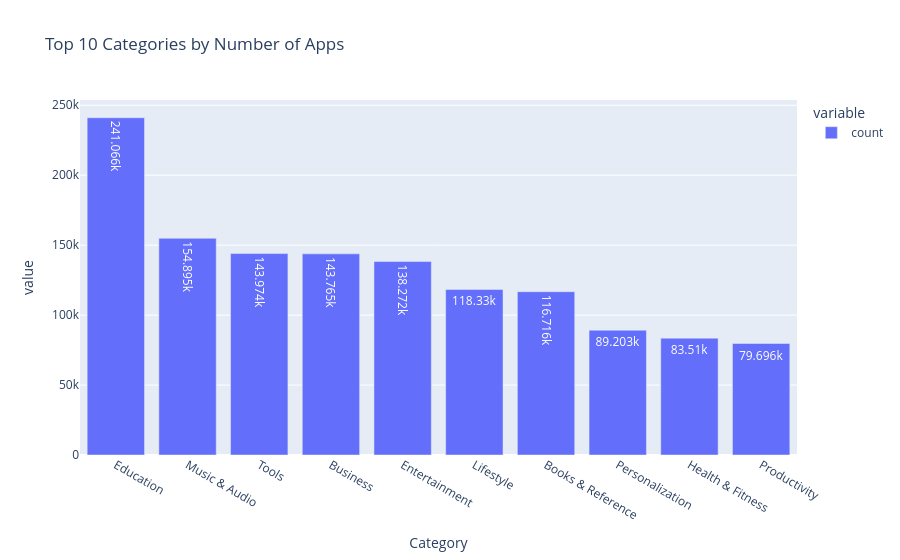

Here is the notebook cell this chart was saved with:
### Markdown cell above
Q6: What are the top 10 categories by number of apps?

### Code cell
px.bar(df['Category'].value_counts().head(10), text_auto=True, title='Top 10 Categories by Number of Apps')

### Figure 1 — Plotly figure (JSON) as saved in the notebook; plotly's stock layout.template omitted (floating-point values rounded to 4 significant figures)
{"data": [{"hovertemplate": "variable=count<br>Category=%{x}<br>value=%{y}<extra></extra>", "legendgroup": "count", "marker": {"color": "#636efa", "pattern": {"shape": ""}}, "name": "count", "orientation": "v", "showlegend": true, "textposition": "auto", "texttemplate": "%{y}", "type": "bar", "x": ["Education", "Music & Audio", "Tools", "Business", "Entertainment", "Lifestyle", "Books & Reference", "Personalization", "Health & Fitness", "Productivity"], "xaxis": "x", "y": [241066, 154895, 143974, 143765, 138272, 118330, 116716, 89203, 83510, 79696], "yaxis": "y"}], "layout": {"barmode": "relative", "legend": {"title": {"text": "variable"}, "tracegroupgap": 0}, "title": {"text": "Top 10 Categories by Number of Apps"}, "xaxis": {"anchor": "y", "domain": [0, 1], "title": {"text": "Category"}}, "yaxis": {"anchor": "x", "domain": [0, 1], "title": {"text": "value"}}}}
